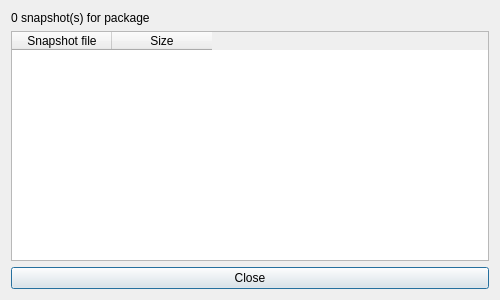
<?xml version="1.0" encoding="UTF-8"?>
<ui version="4.0">
 <class>SnapshotPanel</class>
 <widget class="QDialog" name="SnapshotPanel">
  <property name="windowTitle"><string>Snapshots</string></property>
  <property name="minimumSize"><size><width>500</width><height>300</height></size></property>
  <layout class="QVBoxLayout" name="verticalLayout">
   <item>
    <widget class="QLabel" name="lblSummary">
     <property name="text"><string>0 snapshot(s) for package</string></property>
    </widget>
   </item>
   <item>
    <widget class="QTableWidget" name="snapshotTable">
     <column>
      <property name="text"><string>Snapshot file</string></property>
     </column>
     <column>
      <property name="text"><string>Size</string></property>
     </column>
    </widget>
   </item>
   <item>
    <widget class="QPushButton" name="btnClose">
     <property name="text"><string>Close</string></property>
    </widget>
   </item>
  </layout>
 </widget>
 <resources/><connections/>
</ui>
